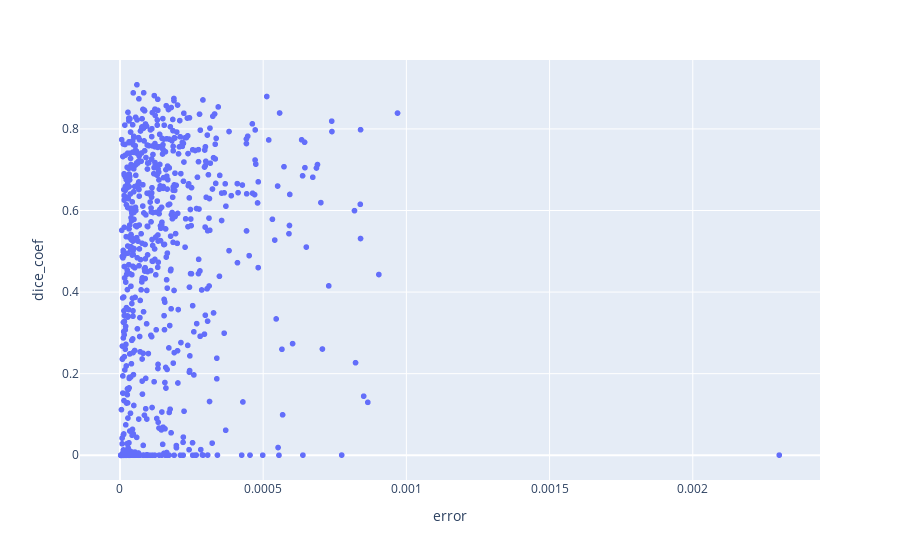
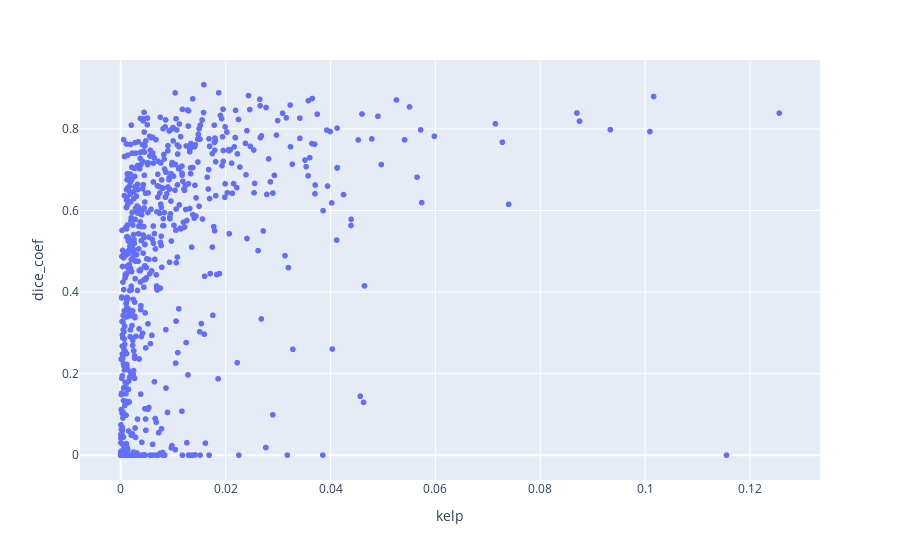
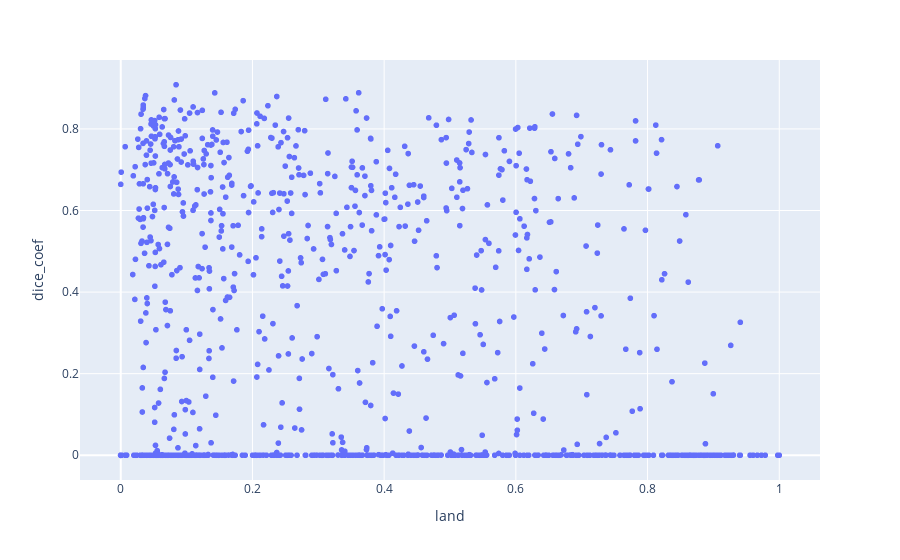
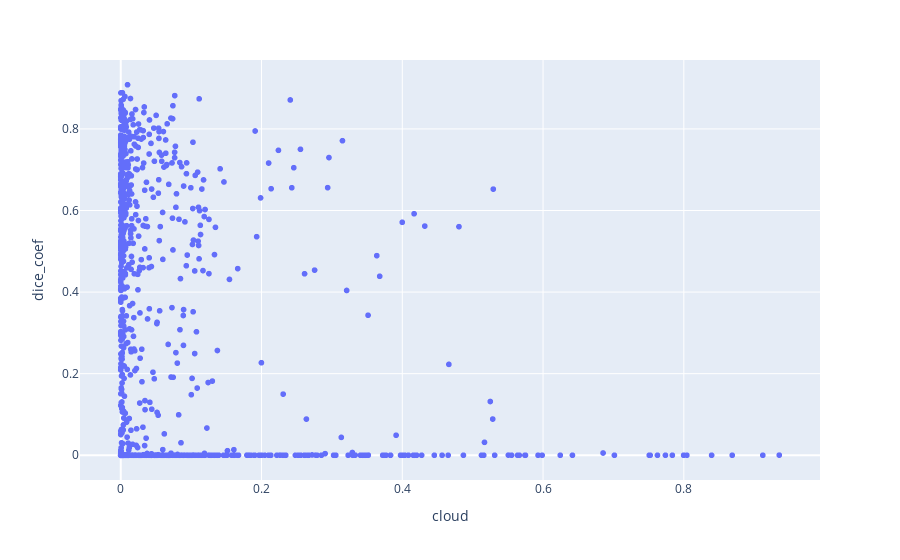

Notebook source saved alongside these figures, in order:
### Code cell
for col in ['error','kelp', 'land', 'cloud', 'missing_landsat']:
    fig = px.scatter(results, x=col, y='dice_coef')
    fig.show()

### Figure 1 — Plotly figure (JSON) as saved in the notebook; plotly's stock layout.template omitted (floating-point values rounded to 4 significant figures; data arrays with more than 128 entries replaced by an {"elided": "..."} marker saying what was removed)
{"data": [{"hovertemplate": "error=%{x}<br>dice_coef=%{y}<extra></extra>", "legendgroup": "", "marker": {"color": "#636efa", "symbol": "circle"}, "mode": "markers", "name": "", "showlegend": false, "x": {"elided": "1127 float values"}, "xaxis": "x", "y": {"elided": "1127 float values"}, "yaxis": "y", "type": "scattergl"}], "layout": {"xaxis": {"anchor": "y", "domain": [0.0, 1.0], "title": {"text": "error"}}, "yaxis": {"anchor": "x", "domain": [0.0, 1.0], "title": {"text": "dice_coef"}}, "legend": {"tracegroupgap": 0}, "margin": {"t": 60}}}

### Figure 2 — Plotly figure (JSON) as saved in the notebook; plotly's stock layout.template omitted (floating-point values rounded to 4 significant figures; data arrays with more than 128 entries replaced by an {"elided": "..."} marker saying what was removed)
{"data": [{"hovertemplate": "kelp=%{x}<br>dice_coef=%{y}<extra></extra>", "legendgroup": "", "marker": {"color": "#636efa", "symbol": "circle"}, "mode": "markers", "name": "", "showlegend": false, "x": {"elided": "1127 float values"}, "xaxis": "x", "y": {"elided": "1127 float values"}, "yaxis": "y", "type": "scattergl"}], "layout": {"xaxis": {"anchor": "y", "domain": [0.0, 1.0], "title": {"text": "kelp"}}, "yaxis": {"anchor": "x", "domain": [0.0, 1.0], "title": {"text": "dice_coef"}}, "legend": {"tracegroupgap": 0}, "margin": {"t": 60}}}

### Figure 3 — Plotly figure (JSON) as saved in the notebook; plotly's stock layout.template omitted (floating-point values rounded to 4 significant figures; data arrays with more than 128 entries replaced by an {"elided": "..."} marker saying what was removed)
{"data": [{"hovertemplate": "land=%{x}<br>dice_coef=%{y}<extra></extra>", "legendgroup": "", "marker": {"color": "#636efa", "symbol": "circle"}, "mode": "markers", "name": "", "showlegend": false, "x": {"elided": "1127 float values"}, "xaxis": "x", "y": {"elided": "1127 float values"}, "yaxis": "y", "type": "scattergl"}], "layout": {"xaxis": {"anchor": "y", "domain": [0.0, 1.0], "title": {"text": "land"}}, "yaxis": {"anchor": "x", "domain": [0.0, 1.0], "title": {"text": "dice_coef"}}, "legend": {"tracegroupgap": 0}, "margin": {"t": 60}}}

### Figure 4 — Plotly figure (JSON) as saved in the notebook; plotly's stock layout.template omitted (floating-point values rounded to 4 significant figures; data arrays with more than 128 entries replaced by an {"elided": "..."} marker saying what was removed)
{"data": [{"hovertemplate": "cloud=%{x}<br>dice_coef=%{y}<extra></extra>", "legendgroup": "", "marker": {"color": "#636efa", "symbol": "circle"}, "mode": "markers", "name": "", "showlegend": false, "x": {"elided": "1127 float values"}, "xaxis": "x", "y": {"elided": "1127 float values"}, "yaxis": "y", "type": "scattergl"}], "layout": {"xaxis": {"anchor": "y", "domain": [0.0, 1.0], "title": {"text": "cloud"}}, "yaxis": {"anchor": "x", "domain": [0.0, 1.0], "title": {"text": "dice_coef"}}, "legend": {"tracegroupgap": 0}, "margin": {"t": 60}}}
